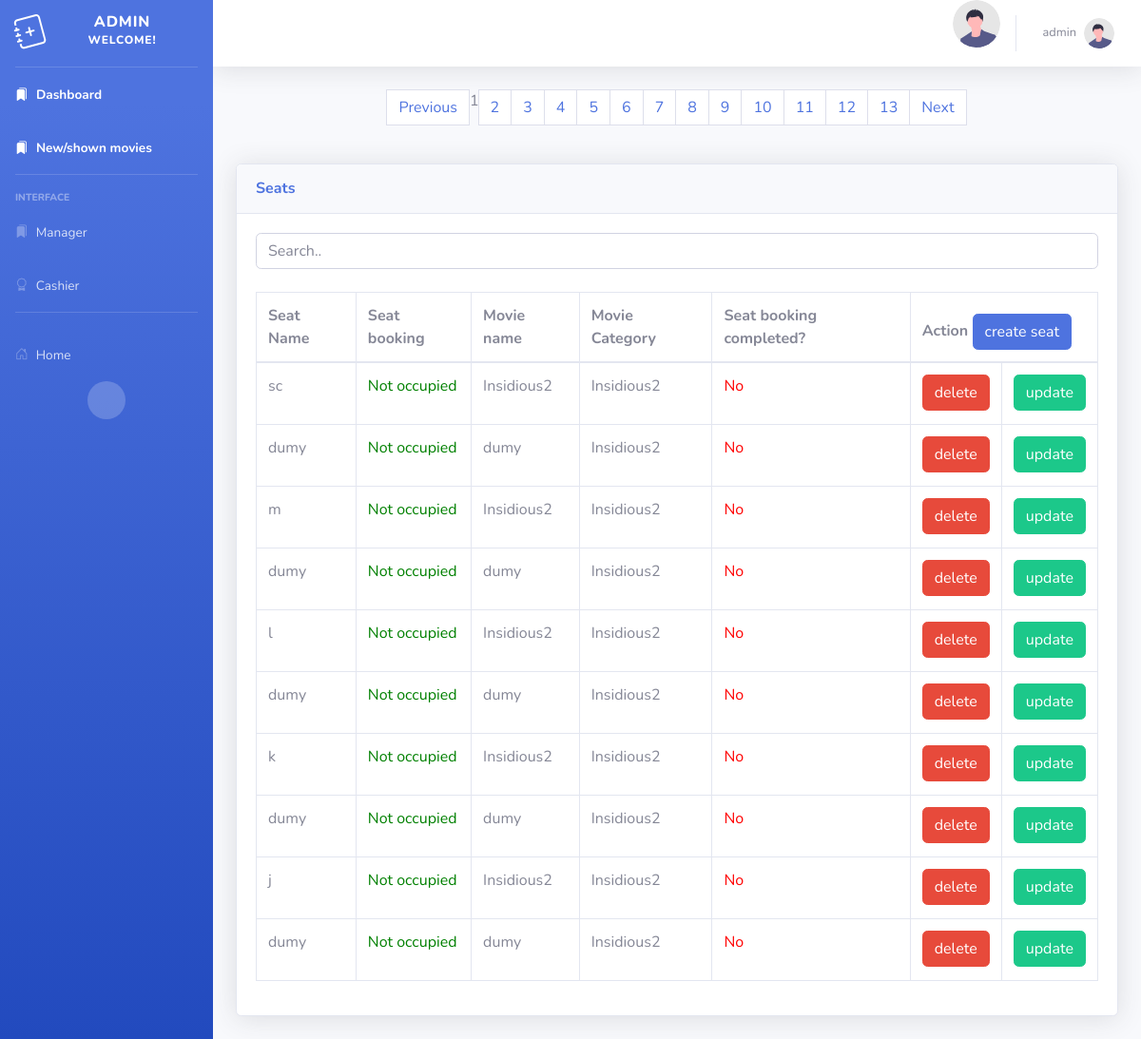
The page /myadmin/seatlist/ (signed in) on the database its author committed.
### mymovie/models.py (models this page shows, shortened)
class Seatname(models.Model):
  seatplace = models.CharField(max_length=255)
  seatstatus = models.BooleanField(default=False)
  moviename = models.CharField(max_length=255)
  movie_id = models.ForeignKey(Movie,on_delete=models.SET_NULL,null=True,related_name='movies')
  seatstatus_completed = models.BooleanField(default=False)

class Movie(models.Model):
  moviename = models.CharField(max_length=255)
  moviedescription = models.CharField(max_length=255)
  moviecategories_id = models.ForeignKey(Categories,on_delete=models.SET_NULL,null=True,related_name='categories')
  movie_showdate = models.DateTimeField(null=True, blank=True)
  movie_image = models.ImageField(null=True,blank=True,upload_to='Movies/')
  movie_status = models.BooleanField(default=False)
  def __str__(self):
        return self.moviename

### myadmin/views.py (the view)
# urls.py: path('seatlist/',views.seatlist,name='seatlist'),
@permission_required('mymovie.view_seatname',login_url='login')
def seatlist(request):
    allseatlist = Seatname.objects.all().order_by('-id')
    paginator = Paginator(allseatlist,10)
    page_number = request.GET.get('page')
    page_obj = paginator.get_page(page_number)
    return render(request,'seatlist.html',{'allseatlist':page_obj})

### myadmin/templates/seatlist.html (shortened to what this page needs)
{% extends 'adminbase.html'%}
{%load static %}
{% block body%}
{% if user.is_staff or user.is_superuser %}
{% if allseatlist.has_other_pages %}
<div style="display: flex;justify-content: center;">
  <nav aria-label="Topics pagination" class="mb-4">
    <ul class="pagination">
      {% if allseatlist.has_previous %}
      <li class="page_item">
        <a class="page-link" href="?page={{allseatlist.previous_page_number}}">Previous</a>
      </li>
      {% else %}
      <li class="page_item_disable">
        <span class="page-link">Previous</span>
      </li>
     {% endif %}
     {% for page_num in allseatlist.paginator.page_range %}
     {% if allseatlist.number == page_num %}
     <li class="page_item_active">
      <span class="page_link">
        {{page_num}}
      </span>
     </li>
     {% else %}
     <li class="page_item">
      <a class="page-link" href="?page={{page_num}}">{{ page_num }}</a>
     </li>
     {% endif %}
     {% endfor %}
     {% if allseatlist.has_next %}
     <li class="page_item">
      <a  class="page-link" href="?page={{allseatlist.next_page_number}}">Next</a>
     </li>
     {% else %}
     <li class="page_item_disable">
      <span class="page-link">Next</span>
     </li>
     {% endif %}
    </ul>
  </nav>
</div>
{% endif %}
  <div class="container-fluid">
    <div class="card shadow mb-4">
      <div class="card-header py-3">
          <h6 class="m-0 font-weight-bold text-primary">Seats</h6>
      </div>
      <div class="card-body">
        <input id="myInput" type="text" placeholder="Search.." class="mb-4 form-control">
          <div class="table-responsive">
              <table class="table table-bordered" id="myTable" width="100%" cellspacing="0" border="1">
                  <thead>
                      <tr>
                          <th>Seat Name</th>
                          <th>Seat booking</th>
                          <th>Movie name</th>
                          <th>Movie Category</th>
                          <th>Seat booking completed?</th>
                          <th colspan="3">Action <button class="btn btn-primary"><a href="{% url 'seat_create' %}" class="text-white">create seat</a></button></th>
                      </tr>
                  </thead>
                  <tbody>
                      {% for sl in allseatlist %}
                      <tr>
                          <td>{{ sl.seatplace }}</td>
                          <td>
                            {% if sl.seatstatus == 1 %}
                            <p style="color: red;">occupied</p>
                            {% elif sl.seatstatus == 0 %}
                              <p style="color:green;">Not occupied</p>
                              {% endif %}
                          </td>
                          <td>{{ sl.moviename }}</td>
                          <td>{{ sl.movie_id}}</td>
                          <td>
                            {% if sl.seatstatus_completed == 1 %}
                            <p style="color: green;">Yes</p>
                            {% elif sl.seatstatus_completed == 0 %}
                              <p style="color:red;">No</p>
                              {% endif %}
                          </td>
                          <td>
                            <button class="btn btn-danger"><a href="{% url 'delete_seatlist' sl.id%}" onclick="return confirm('Are you sure?');" class="text-white">delete</a>
                          </td>
                          <td>
                            <button class="btn btn-success"><a href="{% url 'seatlist_update' sl.id%}"  class="text-white">update</a>
                          </td>
                      </tr>
                      {% endfor %}
                  </tbody>
              </table>
          </div>
      </div>
  </div>
  </div>
  </div>
{% endif %}
{% endblock %}

### templates/adminbase.html (shortened to what this page needs)
{% load static %}
<!DOCTYPE html>
<html lang="en">
<head>
<link rel="stylesheet" href="https://cdn.jsdelivr.net/npm/bootstrap-icons@1.3.0/font/bootstrap-icons.css">
    <link href="{% static 'admincss/sb-admin-2.min.css' %}" rel="stylesheet">
    <link href="{% static 'vendor/datatables/dataTables.bootstrap4.min.css' %}" rel="stylesheet">
</head>
<body>
<div id="wrapper">
{% include 'adminpanel.html' %}
        <div id="content-wrapper" class="d-flex flex-column">
            <div id="content">
 <nav class="navbar navbar-expand navbar-light bg-white topbar mb-4 static-top shadow">
    <ul class="navbar-nav ml-auto">
        <img class="img-profile rounded-circle"
        src="{% static 'images/undraw_profile.svg' %}" height="50px" width="50px">
        {% if user.is_authenticated %}
        <li class="nav-item dropdown no-arrow">
            <a class="nav-link dropdown-toggle" href="#" id="userDropdown" role="button"
                data-toggle="dropdown" aria-haspopup="true" aria-expanded="false">
                <span class="mr-2 d-none d-lg-inline text-gray-600 small">{{ user.username }}</span>
                <img class="img-profile rounded-circle"
                    src="{% static 'images/undraw_profile.svg' %}">
            </a>
        </li>
        {% else %}
        <li>
        <a class="dropdown-item" href="{% url 'login' %}">
            Login
        </a>
        </li>
        {% endif %}
    </ul>
</nav>
{% block body %} {% endblock %}
</div>
</div>
</body>
</html>

### rows shown on the page
Seatname: seatplace "sc", seatstatus "Not occupied", moviename "Insidious2", movie_id "Insidious2", seatstatus_completed "No"
Seatname: seatplace "dumy", seatstatus "Not occupied", moviename "dumy", movie_id "Insidious2", seatstatus_completed "No"
Seatname: seatplace "m", seatstatus "Not occupied", moviename "Insidious2", movie_id "Insidious2", seatstatus_completed "No"
Seatname: seatplace "dumy", seatstatus "Not occupied", moviename "dumy", movie_id "Insidious2", seatstatus_completed "No"
Seatname: seatplace "l", seatstatus "Not occupied", moviename "Insidious2", movie_id "Insidious2", seatstatus_completed "No"
Seatname: seatplace "dumy", seatstatus "Not occupied", moviename "dumy", movie_id "Insidious2", seatstatus_completed "No"
Seatname: seatplace "k", seatstatus "Not occupied", moviename "Insidious2", movie_id "Insidious2", seatstatus_completed "No"
Seatname: seatplace "dumy", seatstatus "Not occupied", moviename "dumy", movie_id "Insidious2", seatstatus_completed "No"
Seatname: seatplace "j", seatstatus "Not occupied", moviename "Insidious2", movie_id "Insidious2", seatstatus_completed "No"
Seatname: seatplace "dumy", seatstatus "Not occupied", moviename "dumy", movie_id "Insidious2", seatstatus_completed "No"

### other values the page prints
{{ user.username }} "admin"
{{ page_num }} "1"
{{ page_num }} "2" "3" "4" "5" "6" "7" "8" "9" "10" "11" "12" "13"
